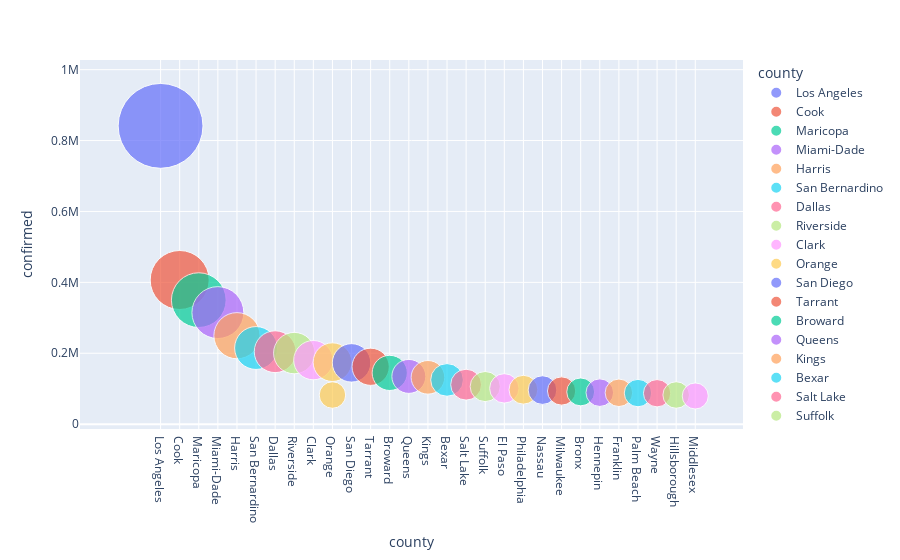

Source (notebook cell):
### Code cell
fig = px.scatter(sorted_df.head(30),
                x='county', 
                y='confirmed',
                size='confirmed',
                color='county', 
                hover_name='state',
                size_max=60)
fig.show()

### Figure 1 — Plotly figure (JSON) as saved in the notebook; plotly's stock layout.template omitted (floating-point values rounded to 4 significant figures)
{"data": [{"hovertemplate": "<b>%{hovertext}</b><br><br>county=%{x}<br>confirmed=%{marker.size}<extra></extra>", "hovertext": ["California"], "legendgroup": "Los Angeles", "marker": {"color": "#636efa", "size": [841392], "sizemode": "area", "sizeref": 233.7, "symbol": "circle"}, "mode": "markers", "name": "Los Angeles", "orientation": "v", "showlegend": true, "type": "scatter", "x": ["Los Angeles"], "xaxis": "x", "y": [841392], "yaxis": "y"}, {"hovertemplate": "<b>%{hovertext}</b><br><br>county=%{x}<br>confirmed=%{marker.size}<extra></extra>", "hovertext": ["Illinois"], "legendgroup": "Cook", "marker": {"color": "#EF553B", "size": [406674], "sizemode": "area", "sizeref": 233.7, "symbol": "circle"}, "mode": "markers", "name": "Cook", "orientation": "v", "showlegend": true, "type": "scatter", "x": ["Cook"], "xaxis": "x", "y": [406674], "yaxis": "y"}, {"hovertemplate": "<b>%{hovertext}</b><br><br>county=%{x}<br>confirmed=%{marker.size}<extra></extra>", "hovertext": ["Arizona"], "legendgroup": "Maricopa", "marker": {"color": "#00cc96", "size": [349852], "sizemode": "area", "sizeref": 233.7, "symbol": "circle"}, "mode": "markers", "name": "Maricopa", "orientation": "v", "showlegend": true, "type": "scatter", "x": ["Maricopa"], "xaxis": "x", "y": [349852], "yaxis": "y"}, {"hovertemplate": "<b>%{hovertext}</b><br><br>county=%{x}<br>confirmed=%{marker.size}<extra></extra>", "hovertext": ["Florida"], "legendgroup": "Miami-Dade", "marker": {"color": "#ab63fa", "size": [314742], "sizemode": "area", "sizeref": 233.7, "symbol": "circle"}, "mode": "markers", "name": "Miami-Dade", "orientation": "v", "showlegend": true, "type": "scatter", "x": ["Miami-Dade"], "xaxis": "x", "y": [314742], "yaxis": "y"}, {"hovertemplate": "<b>%{hovertext}</b><br><br>county=%{x}<br>confirmed=%{marker.size}<extra></extra>", "hovertext": ["Texas"], "legendgroup": "Harris", "marker": {"color": "#FFA15A", "size": [249488], "sizemode": "area", "sizeref": 233.7, "symbol": "circle"}, "mode": "markers", "name": "Harris", "orientation": "v", "showlegend": true, "type": "scatter", "x": ["Harris"], "xaxis": "x", "y": [249488], "yaxis": "y"}, {"hovertemplate": "<b>%{hovertext}</b><br><br>county=%{x}<br>confirmed=%{marker.size}<extra></extra>", "hovertext": ["California"], "legendgroup": "San Bernardino", "marker": {"color": "#19d3f3", "size": [214813], "sizemode": "area", "sizeref": 233.7, "symbol": "circle"}, "mode": "markers", "name": "San Bernardino", "orientation": "v", "showlegend": true, "type": "scatter", "x": ["San Bernardino"], "xaxis": "x", "y": [214813], "yaxis": "y"}, {"hovertemplate": "<b>%{hovertext}</b><br><br>county=%{x}<br>confirmed=%{marker.size}<extra></extra>", "hovertext": ["Texas"], "legendgroup": "Dallas", "marker": {"color": "#FF6692", "size": [204374], "sizemode": "area", "sizeref": 233.7, "symbol": "circle"}, "mode": "markers", "name": "Dallas", "orientation": "v", "showlegend": true, "type": "scatter", "x": ["Dallas"], "xaxis": "x", "y": [204374], "yaxis": "y"}, {"hovertemplate": "<b>%{hovertext}</b><br><br>county=%{x}<br>confirmed=%{marker.size}<extra></extra>", "hovertext": ["California"], "legendgroup": "Riverside", "marker": {"color": "#B6E880", "size": [200439], "sizemode": "area", "sizeref": 233.7, "symbol": "circle"}, "mode": "markers", "name": "Riverside", "orientation": "v", "showlegend": true, "type": "scatter", "x": ["Riverside"], "xaxis": "x", "y": [200439], "yaxis": "y"}, {"hovertemplate": "<b>%{hovertext}</b><br><br>county=%{x}<br>confirmed=%{marker.size}<extra></extra>", "hovertext": ["Nevada"], "legendgroup": "Clark", "marker": {"color": "#FF97FF", "size": [180524], "sizemode": "area", "sizeref": 233.7, "symbol": "circle"}, "mode": "markers", "name": "Clark", "orientation": "v", "showlegend": true, "type": "scatter", "x": ["Clark"], "xaxis": "x", "y": [180524], "yaxis": "y"}, {"hovertemplate": "<b>%{hovertext}</b><br><br>county=%{x}<br>confirmed=%{marker.size}<extra></extra>", "hovertext": ["California", "Florida"], "legendgroup": "Orange", "marker": {"color": "#FECB52", "size": [174869, 82155], "sizemode": "area", "sizeref": 233.7, "symbol": "circle"}, "mode": "markers", "name": "Orange", "orientation": "v", "showlegend": true, "type": "scatter", "x": ["Orange", "Orange"], "xaxis": "x", "y": [174869, 82155], "yaxis": "y"}, {"hovertemplate": "<b>%{hovertext}</b><br><br>county=%{x}<br>confirmed=%{marker.size}<extra></extra>", "hovertext": ["California"], "legendgroup": "San Diego", "marker": {"color": "#636efa", "size": [172847], "sizemode": "area", "sizeref": 233.7, "symbol": "circle"}, "mode": "markers", "name": "San Diego", "orientation": "v", "showlegend": true, "type": "scatter", "x": ["San Diego"], "xaxis": "x", "y": [172847], "yaxis": "y"}, {"hovertemplate": "<b>%{hovertext}</b><br><br>county=%{x}<br>confirmed=%{marker.size}<extra></extra>", "hovertext": ["Texas"], "legendgroup": "Tarrant", "marker": {"color": "#EF553B", "size": [161878], "sizemode": "area", "sizeref": 233.7, "symbol": "circle"}, "mode": "markers", "name": "Tarrant", "orientation": "v", "showlegend": true, "type": "scatter", "x": ["Tarrant"], "xaxis": "x", "y": [161878], "yaxis": "y"}, {"hovertemplate": "<b>%{hovertext}</b><br><br>county=%{x}<br>confirmed=%{marker.size}<extra></extra>", "hovertext": ["Florida"], "legendgroup": "Broward", "marker": {"color": "#00cc96", "size": [144590], "sizemode": "area", "sizeref": 233.7, "symbol": "circle"}, "mode": "markers", "name": "Broward", "orientation": "v", "showlegend": true, "type": "scatter", "x": ["Broward"], "xaxis": "x", "y": [144590], "yaxis": "y"}, {"hovertemplate": "<b>%{hovertext}</b><br><br>county=%{x}<br>confirmed=%{marker.size}<extra></extra>", "hovertext": ["New York"], "legendgroup": "Queens", "marker": {"color": "#ab63fa", "size": [134670], "sizemode": "area", "sizeref": 233.7, "symbol": "circle"}, "mode": "markers", "name": "Queens", "orientation": "v", "showlegend": true, "type": "scatter", "x": ["Queens"], "xaxis": "x", "y": [134670], "yaxis": "y"}, {"hovertemplate": "<b>%{hovertext}</b><br><br>county=%{x}<br>confirmed=%{marker.size}<extra></extra>", "hovertext": ["New York"], "legendgroup": "Kings", "marker": {"color": "#FFA15A", "size": [132075], "sizemode": "area", "sizeref": 233.7, "symbol": "circle"}, "mode": "markers", "name": "Kings", "orientation": "v", "showlegend": true, "type": "scatter", "x": ["Kings"], "xaxis": "x", "y": [132075], "yaxis": "y"}, {"hovertemplate": "<b>%{hovertext}</b><br><br>county=%{x}<br>confirmed=%{marker.size}<extra></extra>", "hovertext": ["Texas"], "legendgroup": "Bexar", "marker": {"color": "#19d3f3", "size": [124800], "sizemode": "area", "sizeref": 233.7, "symbol": "circle"}, "mode": "markers", "name": "Bexar", "orientation": "v", "showlegend": true, "type": "scatter", "x": ["Bexar"], "xaxis": "x", "y": [124800], "yaxis": "y"}, {"hovertemplate": "<b>%{hovertext}</b><br><br>county=%{x}<br>confirmed=%{marker.size}<extra></extra>", "hovertext": ["Utah"], "legendgroup": "Salt Lake", "marker": {"color": "#FF6692", "size": [111389], "sizemode": "area", "sizeref": 233.7, "symbol": "circle"}, "mode": "markers", "name": "Salt Lake", "orientation": "v", "showlegend": true, "type": "scatter", "x": ["Salt Lake"], "xaxis": "x", "y": [111389], "yaxis": "y"}, {"hovertemplate": "<b>%{hovertext}</b><br><br>county=%{x}<br>confirmed=%{marker.size}<extra></extra>", "hovertext": ["New York"], "legendgroup": "Suffolk", "marker": {"color": "#B6E880", "size": [106061], "sizemode": "area", "sizeref": 233.7, "symbol": "circle"}, "mode": "markers", "name": "Suffolk", "orientation": "v", "showlegend": true, "type": "scatter", "x": ["Suffolk"], "xaxis": "x", "y": [106061], "yaxis": "y"}, {"hovertemplate": "<b>%{hovertext}</b><br><br>county=%{x}<br>confirmed=%{marker.size}<extra></extra>", "hovertext": ["Texas"], "legendgroup": "El Paso", "marker": {"color": "#FF97FF", "size": [100944], "sizemode": "area", "sizeref": 233.7, "symbol": "circle"}, "mode": "markers", "name": "El Paso", "orientation": "v", "showlegend": true, "type": "scatter", "x": ["El Paso"], "xaxis": "x", "y": [100944], "yaxis": "y"}, {"hovertemplate": "<b>%{hovertext}</b><br><br>county=%{x}<br>confirmed=%{marker.size}<extra></extra>", "hovertext": ["Pennsylvania"], "legendgroup": "Philadelphia", "marker": {"color": "#FECB52", "size": [97099], "sizemode": "area", "sizeref": 233.7, "symbol": "circle"}, "mode": "markers", "name": "Philadelphia", "orientation": "v", "showlegend": true, "type": "scatter", "x": ["Philadelphia"], "xaxis": "x", "y": [97099], "yaxis": "y"}, {"hovertemplate": "<b>%{hovertext}</b><br><br>county=%{x}<br>confirmed=%{marker.size}<extra></extra>", "hovertext": ["New York"], "legendgroup": "Nassau", "marker": {"color": "#636efa", "size": [96112], "sizemode": "area", "sizeref": 233.7, "symbol": "circle"}, "mode": "markers", "name": "Nassau", "orientation": "v", "showlegend": true, "type": "scatter", "x": ["Nassau"], "xaxis": "x", "y": [96112], "yaxis": "y"}, {"hovertemplate": "<b>%{hovertext}</b><br><br>county=%{x}<br>confirmed=%{marker.size}<extra></extra>", "hovertext": ["Wisconsin"], "legendgroup": "Milwaukee", "marker": {"color": "#EF553B", "size": [93509], "sizemode": "area", "sizeref": 233.7, "symbol": "circle"}, "mode": "markers", "name": "Milwaukee", "orientation": "v", "showlegend": true, "type": "scatter", "x": ["Milwaukee"], "xaxis": "x", "y": [93509], "yaxis": "y"}, {"hovertemplate": "<b>%{hovertext}</b><br><br>county=%{x}<br>confirmed=%{marker.size}<extra></extra>", "hovertext": ["New York"], "legendgroup": "Bronx", "marker": {"color": "#00cc96", "size": [90958], "sizemode": "area", "sizeref": 233.7, "symbol": "circle"}, "mode": "markers", "name": "Bronx", "orientation": "v", "showlegend": true, "type": "scatter", "x": ["Bronx"], "xaxis": "x", "y": [90958], "yaxis": "y"}, {"hovertemplate": "<b>%{hovertext}</b><br><br>county=%{x}<br>confirmed=%{marker.size}<extra></extra>", "hovertext": ["Minnesota"], "legendgroup": "Hennepin", "marker": {"color": "#ab63fa", "size": [88832], "sizemode": "area", "sizeref": 233.7, "symbol": "circle"}, "mode": "markers", "name": "Hennepin", "orientation": "v", "showlegend": true, "type": "scatter", "x": ["Hennepin"], "xaxis": "x", "y": [88832], "yaxis": "y"}, {"hovertemplate": "<b>%{hovertext}</b><br><br>county=%{x}<br>confirmed=%{marker.size}<extra></extra>", "hovertext": ["Ohio"], "legendgroup": "Franklin", "marker": {"color": "#FFA15A", "size": [88447], "sizemode": "area", "sizeref": 233.7, "symbol": "circle"}, "mode": "markers", "name": "Franklin", "orientation": "v", "showlegend": true, "type": "scatter", "x": ["Franklin"], "xaxis": "x", "y": [88447], "yaxis": "y"}, {"hovertemplate": "<b>%{hovertext}</b><br><br>county=%{x}<br>confirmed=%{marker.size}<extra></extra>", "hovertext": ["Florida"], "legendgroup": "Palm Beach", "marker": {"color": "#19d3f3", "size": [87683], "sizemode": "area", "sizeref": 233.7, "symbol": "circle"}, "mode": "markers", "name": "Palm Beach", "orientation": "v", "showlegend": true, "type": "scatter", "x": ["Palm Beach"], "xaxis": "x", "y": [87683], "yaxis": "y"}, {"hovertemplate": "<b>%{hovertext}</b><br><br>county=%{x}<br>confirmed=%{marker.size}<extra></extra>", "hovertext": ["Michigan"], "legendgroup": "Wayne", "marker": {"color": "#FF6692", "size": [87259], "sizemode": "area", "sizeref": 233.7, "symbol": "circle"}, "mode": "markers", "name": "Wayne", "orientation": "v", "showlegend": true, "type": "scatter", "x": ["Wayne"], "xaxis": "x", "y": [87259], "yaxis": "y"}, {"hovertemplate": "<b>%{hovertext}</b><br><br>county=%{x}<br>confirmed=%{marker.size}<extra></extra>", "hovertext": ["Florida"], "legendgroup": "Hillsborough", "marker": {"color": "#B6E880", "size": [82257], "sizemode": "area", "sizeref": 233.7, "symbol": "circle"}, "mode": "markers", "name": "Hillsborough", "orientation": "v", "showlegend": true, "type": "scatter", "x": ["Hillsborough"], "xaxis": "x", "y": [82257], "yaxis": "y"}, {"hovertemplate": "<b>%{hovertext}</b><br><br>county=%{x}<br>confirmed=%{marker.size}<extra></extra>", "hovertext": ["Massachusetts"], "legendgroup": "Middlesex", "marker": {"color": "#FF97FF", "size": [79505], "sizemode": "area", "sizeref": 233.7, "symbol": "circle"}, "mode": "markers", "name": "Middlesex", "orientation": "v", "showlegend": true, "type": "scatter", "x": ["Middlesex"], "xaxis": "x", "y": [79505], "yaxis": "y"}], "layout": {"legend": {"itemsizing": "constant", "title": {"text": "county"}, "tracegroupgap": 0}, "margin": {"t": 60}, "xaxis": {"anchor": "y", "categoryarray": ["Los Angeles", "Cook", "Maricopa", "Miami-Dade", "Harris", "San Bernardino", "Dallas", "Riverside", "Clark", "Orange", "San Diego", "Tarrant", "Broward", "Queens", "Kings", "Bexar", "Salt Lake", "Suffolk", "El Paso", "Philadelphia", "Nassau", "Milwaukee", "Bronx", "Hennepin", "Franklin", "Palm Beach", "Wayne", "Hillsborough", "Middlesex"], "categoryorder": "array", "domain": [0, 1], "title": {"text": "county"}}, "yaxis": {"anchor": "x", "domain": [0, 1], "title": {"text": "confirmed"}}}}
